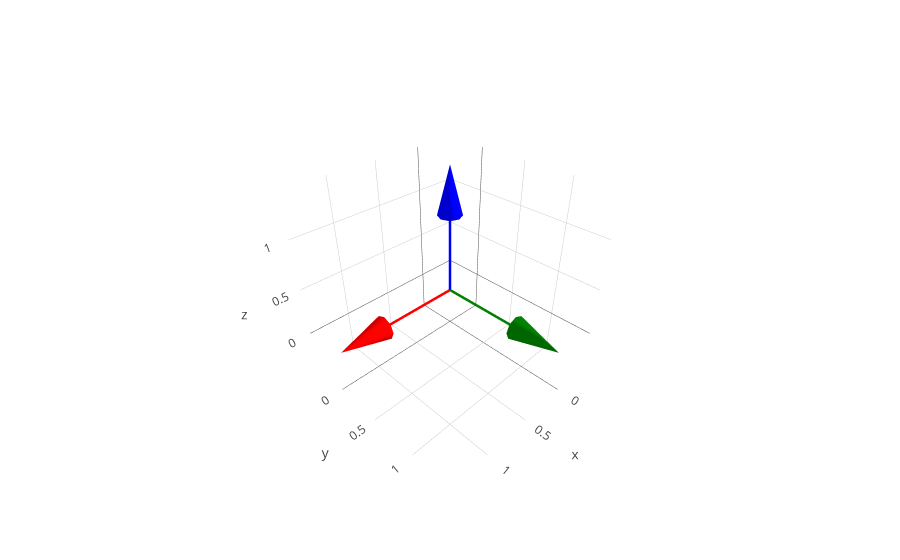

The notebook cell saved with this chart:
### Markdown cell above
<TB2_G3D_X, TB2_G3D_Y, TB2_G3D_Z> is the transformation from the helmet frame to a convergence point
of the eye gaze.

### Code cell
# fig = px.scatter_3d(
#     transformed[:40000],
#     x="TB_G3D X (m)",
#     y="TB_G3D Y (m)",
#     z="TB_G3D Z (m)",
#     color="eid"
# )
fig = go.Figure([])
fig.add_trace(
    go.Scatter3d(
        x=[ORIGIN[0], X[0], None],
        y=[ORIGIN[1], X[1], None],
        z=[ORIGIN[2], X[2], None],
        mode="lines",
        line=dict(color="red", width=5),
        showlegend=False,
    )
)
fig.add_trace(
    go.Scatter3d(
        x=[ORIGIN[0], Y[0], None],
        y=[ORIGIN[1], Y[1], None],
        z=[ORIGIN[2], Y[2], None],
        mode="lines",
        line=dict(color="green", width=5),
        showlegend=False,
    )
)
fig.add_trace(
    go.Scatter3d(
        x=[ORIGIN[0], Z[0], None],
        y=[ORIGIN[1], Z[1], None],
        z=[ORIGIN[2], Z[2], None],
        mode="lines",
        line=dict(color="blue", width=5),
        showlegend=False,
    )
)

fig.add_cone(
    x=[1],
    y=[0],
    z=[0],
    u=[1],
    v=[0],
    w=[0],
    colorscale=[[0, COLOR1], [1, COLOR1]],
    showscale=False,
)

fig.add_cone(
    x=[0],
    y=[1],
    z=[0],
    u=[0],
    v=[1],
    w=[0],
    colorscale=[[0, COLOR2], [1, COLOR2]],
    showscale=False,
)

fig.add_cone(
    x=[0],
    y=[0],
    z=[Z[2]],
    u=[0],
    v=[0],
    w=[Z[2]],
    colorscale=[[0, COLOR3], [1, COLOR3]],
    showscale=False,
)

### Figure 1 — Plotly figure (JSON) as saved in the notebook; plotly's stock layout.template omitted (floating-point values rounded to 4 significant figures)
{"data": [{"line": {"color": "red", "width": 5}, "mode": "lines", "showlegend": false, "type": "scatter3d", "x": [0, 1, null], "y": [0, 0, null], "z": [0, 0, null]}, {"line": {"color": "green", "width": 5}, "mode": "lines", "showlegend": false, "type": "scatter3d", "x": [0, 0, null], "y": [0, 1, null], "z": [0, 0, null]}, {"line": {"color": "blue", "width": 5}, "mode": "lines", "showlegend": false, "type": "scatter3d", "x": [0, 0, null], "y": [0, 0, null], "z": [0, 1, null]}, {"colorscale": [[0, "red"], [1, "red"]], "showscale": false, "type": "cone", "u": [1], "v": [0], "w": [0], "x": [1], "y": [0], "z": [0]}, {"colorscale": [[0, "green"], [1, "green"]], "showscale": false, "type": "cone", "u": [0], "v": [1], "w": [0], "x": [0], "y": [1], "z": [0]}, {"colorscale": [[0, "blue"], [1, "blue"]], "showscale": false, "type": "cone", "u": [0], "v": [0], "w": [1], "x": [0], "y": [0], "z": [1]}], "layout": {}}
